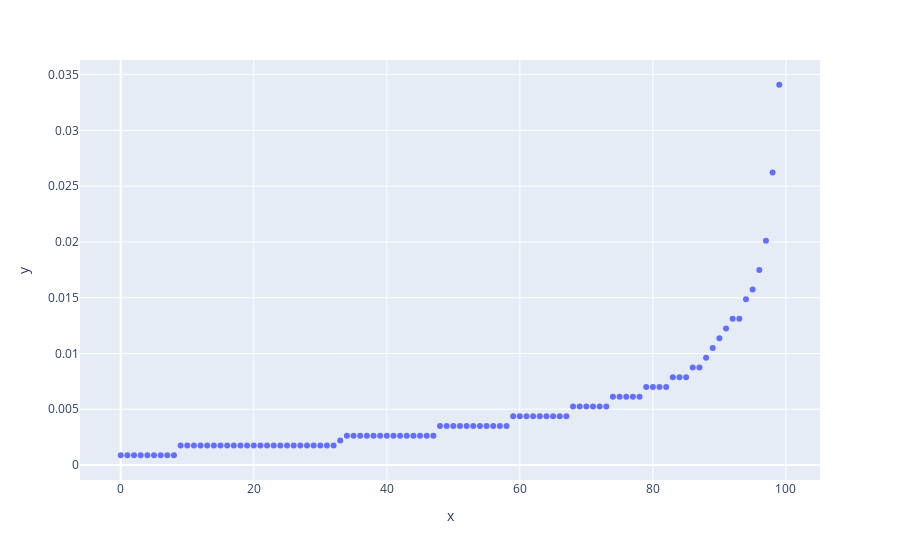
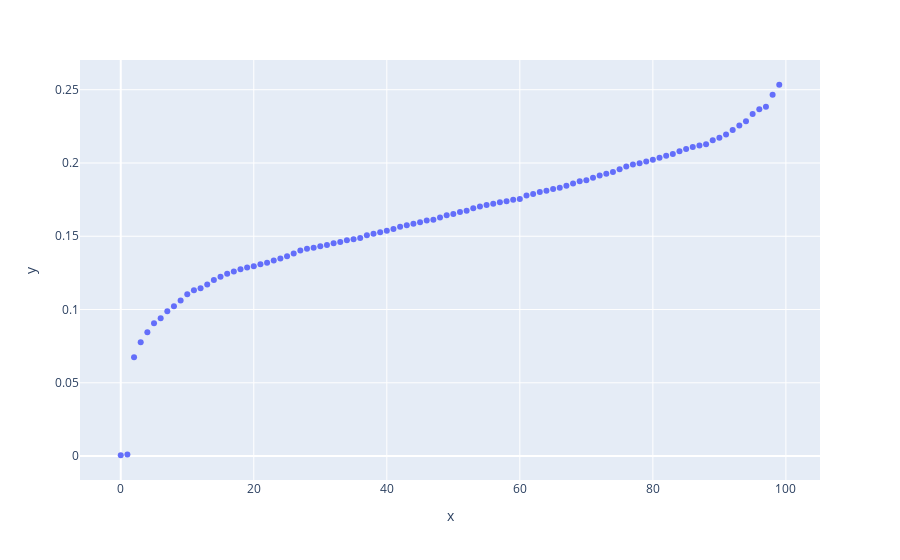

These figures' notebook cell, in order:
### Code cell
import scipy.stats as st
clos_values = np.array([elem[1] for elem in sorted_closness])
deg_values = np.array([elem[1] for elem in sorted_degree])
#print(st.describe(clos_values))
#st.mode(clos_values)
print(np.percentile(deg_values, 50))
x=[]
y=[]

y_1=[]
for i in range(100):
    x.append(i)
    y.append(np.percentile(deg_values, i))
    y_1.append(np.percentile(clos_values, i))
    
import plotly.express as px
fig = px.scatter(x=x, y=y)
fig.show()
fig = px.scatter(x=x, y=y_1)
fig.show()
